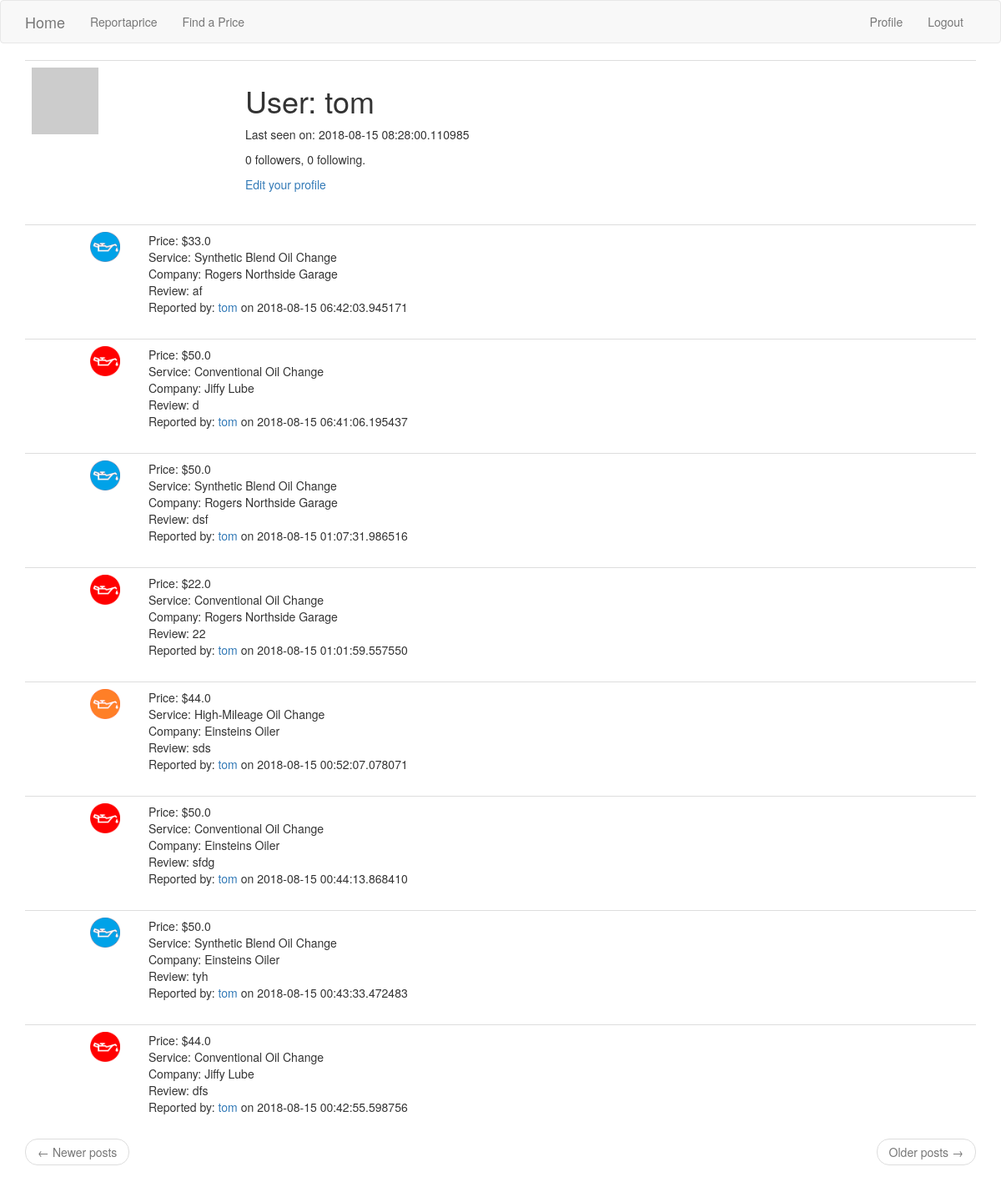
The app's page /user/tom (signed in) with its own data.
### app/models.py (models this page shows, shortened)
class User(UserMixin, db.Model):
    id = db.Column(db.Integer, primary_key=True)
    username = db.Column(db.String(64), index=True, unique=True)
    email = db.Column(db.String(120), index=True, unique=True)
    password_hash = db.Column(db.String(128))
    posts = db.relationship('Post', backref='author', lazy='dynamic')
    about_me = db.Column(db.String(140))
    last_seen = db.Column(db.DateTime, default=datetime.utcnow)
    followed = db.relationship(
        'User', secondary=followers,
        primaryjoin=(followers.c.follower_id == id),
        secondaryjoin=(followers.c.followed_id == id),
        backref=db.backref('followers', lazy='dynamic'), lazy='dynamic')
    def avatar(self, size):
        digest = md5(self.email.lower().encode('utf-8')).hexdigest()
        return 'https://www.gravatar.com/avatar/{}?d=identicon&s={}'.format(
            digest, size)

class Post(db.Model):
    id = db.Column(db.Integer, primary_key=True)
    price = db.Column(db.Float)
    rating = db.Column(db.Integer)
    body = db.Column(db.String(140))
    timestamp = db.Column(db.DateTime, index=True, default=datetime.utcnow)
    user_id = db.Column(db.Integer, db.ForeignKey('user.id'))
    service_id = db.Column(db.Integer, db.ForeignKey('service.id'))
    company_id = db.Column(db.Integer, db.ForeignKey('company.id'))
    listing_id = db.Column(db.Integer, db.ForeignKey('listing.id'))

class Service(db.Model):
    id = db.Column(db.Integer, primary_key=True)
    parent_id = db.Column(db.Integer)
    title = db.Column(db.String(120))
    posts = db.relationship('Post', backref='service', lazy='dynamic')
    listings = db.relationship('Listing', backref='service', lazy='dynamic')
    companies = db.relationship(
        'Company', secondary=companies_services,
        backref=db.backref('services', lazy='dynamic'), lazy='dynamic')
    service_attributes = db.relationship('Service_Attributes', backref='service', lazy='dynamic')
    def icon(service):
        icon_path = '../static/' + service.title + '.png'
        return icon_path
    def __repr__(self):
        return '<Service {}>'.format(self.title)

class Company(db.Model):
    id = db.Column(db.Integer, primary_key=True)
    company_name = db.Column(db.String(120))
    company_address = db.Column(db.String(120))
    company_city = db.Column(db.String(120))
    company_zipcode = db.Column(db.String(120))
    company_website = db.Column(db.String(120))
    company_phone_number = db.Column(db.String(120))
    company_email = db.Column(db.String(120))
    posts = db.relationship('Post', backref='company', lazy='dynamic')
    listings = db.relationship('Listing', backref='company', lazy='dynamic')

### app/routes.py (the view)
@app.route('/user/<username>')
@login_required
def user(username):
    user = User.query.filter_by(username=username).first_or_404()
    page = request.args.get('page', 1, type=int)
    posts = user.posts.order_by(Post.timestamp.desc()).paginate(
        page, app.config['POSTS_PER_PAGE'], False)
    next_url = url_for('user', username=user.username, page=posts.next_num) \
        if posts.has_next else None
    prev_url = url_for('user', username=user.username, page=posts.prev_num) \
        if posts.has_prev else None
    return render_template('user.html', user=user, posts=posts.items,
                           next_url=next_url, prev_url=prev_url)

### app/models.py (called while the page is built)
@login.user_loader
def load_user(id):
    return User.query.get(int(id))

### app/routes.py (called while the page is built)
@app.before_request
def before_request():
    if current_user.is_authenticated:
        current_user.last_seen = datetime.utcnow()
        db.session.commit()

### app/templates/user.html (shortened to what this page needs)
{% extends "base.html" %}
{% block app_content %}
    <table class="table table-hover">
        <tr>
            <td width="256px"><img src="{{ user.avatar(256) }}"></td>
            <td>
                <h1>User: {{ user.username }}</h1>
		        {% if user.last_seen %}<p>Last seen on: {{ user.last_seen }}</p>{% endif %}
		        <p>{{ user.followers.count() }} followers, {{ user.followed.count() }} following.</p>
		        {% if user == current_user %}
		        <p><a href="{{ url_for('edit_profile') }}">Edit your profile</a></p>
		        {% elif not current_user.is_following(user) %}
		        <p><a href="{{ url_for('follow', username=user.username) }}">Follow</a></p>
		        {% else %}
		        <p><a href="{{ url_for('unfollow', username=user.username) }}">Unfollow</a></p>
		        {% endif %}
            </td>
        </tr>
    </table>
    {% for post in posts %}
        {% include '_post.html' %}
    {% endfor %}
     <nav aria-label="...">
        <ul class="pager">
            <li class="previous{% if not prev_url %} disabled{% endif %}">
                <a href="{{ prev_url or '#' }}">
                    <span aria-hidden="true">&larr;</span> Newer posts
                </a>
            </li>
            <li class="next{% if not next_url %} disabled{% endif %}">
                <a href="{{ next_url or '#' }}">
                    Older posts <span aria-hidden="true">&rarr;</span>
                </a>
            </li>
        </ul>
    </nav>
{% endblock %}

### app/templates/base.html (shortened to what this page needs)
{% extends 'bootstrap/base.html' %}
{% block navbar %}
    <nav class="navbar navbar-default ">
        <div class="container">
            <div class="navbar-header">
                <a class="navbar-brand" href="{{ url_for('index') }}">Home</a>
            </div>
            <div class="collapse navbar-collapse" id="bs-example-navbar-collapse-1">
                <ul class="nav navbar-nav">
                    <li><a href="{{ url_for('report') }}">Reportaprice</a></li>
                    <li><a href="{{ url_for('search') }}">Find a Price</a></li>
                </ul>
                <ul class="nav navbar-nav navbar-right">
                    {% if current_user.is_anonymous %}
                    <li><a href="{{ url_for('login') }}">Login</a></li>
                    {% else %}
                    <li><a href="{{ url_for('user', username=current_user.username) }}">Profile</a></li>
                    <li><a href="{{ url_for('logout') }}">Logout</a></li>
                    {% endif %}
                </ul>
            </div>
        </div>
      </nav>
{% endblock %}
{% block content %}
    <div class="container">
        {% block app_content %}{% endblock %}
    </div>
{% endblock %}
{% block styles %}
    {{super()}}
    <link rel="stylesheet" href="{{url_for('static', filename='bootstrap.min.css')}}" />
    <link rel="stylesheet" href="{{url_for('static', filename='bootstrap-chosen.css')}}" />
{% endblock %}

### app/templates/_post.html
<table class="table table-hover">
	<tr>
		<td width="70px">
	    <td><img src="{{ post.service.icon() }}" style="width:36px;height:36px;"></td>
	    <td width="1000px">
	        Price: ${{ post.price }}<br>
	        Service: {{ post.service.title }}<br>
	        Company: {{ post.company.company_name }}<br>
	        Review: {{ post.body }}<br>
	        Reported by:
	        {% if post.author %}
	        <a href="{{ url_for('user', username=post.author.username) }}">
	            {{ post.author.username }}</a> on {{post.timestamp}}
	        {% else %}
	    	Anonymous on {{post.timestamp}}
	        {% endif %}
	    </td>
	</tr>
</table>

### records on screen
User: username "tom", last_seen "2018-08-15 08:28:00.110985"
Post: service.icon (picture), price "33.0", service "Synthetic Blend Oil Change", company.company_name "Rogers Northside Garage", body "af", author.username "tom", timestamp "2018-08-15 06:42:03.945171"
Post: service.icon (picture), price "50.0", service "Conventional Oil Change", company.company_name "Jiffy Lube", body "d", author.username "tom", timestamp "2018-08-15 06:41:06.195437"
Post: service.icon (picture), price "50.0", service "Synthetic Blend Oil Change", company.company_name "Rogers Northside Garage", body "dsf", author.username "tom", timestamp "2018-08-15 01:07:31.986516"
Post: service.icon (picture), price "22.0", service "Conventional Oil Change", company.company_name "Rogers Northside Garage", body "22", author.username "tom", timestamp "2018-08-15 01:01:59.557550"
Post: service.icon (picture), price "44.0", service "High-Mileage Oil Change", company.company_name "Einsteins Oiler", body "sds", author.username "tom", timestamp "2018-08-15 00:52:07.078071"
Post: service.icon (picture), price "50.0", service "Conventional Oil Change", company.company_name "Einsteins Oiler", body "sfdg", author.username "tom", timestamp "2018-08-15 00:44:13.868410"
Post: service.icon (picture), price "50.0", service "Synthetic Blend Oil Change", company.company_name "Einsteins Oiler", body "tyh", author.username "tom", timestamp "2018-08-15 00:43:33.472483"
Post: service.icon (picture), price "44.0", service "Conventional Oil Change", company.company_name "Jiffy Lube", body "dfs", author.username "tom", timestamp "2018-08-15 00:42:55.598756"

### other values on screen
{{ user.followers.count() }} "0"
{{ user.followed.count() }} "0"
